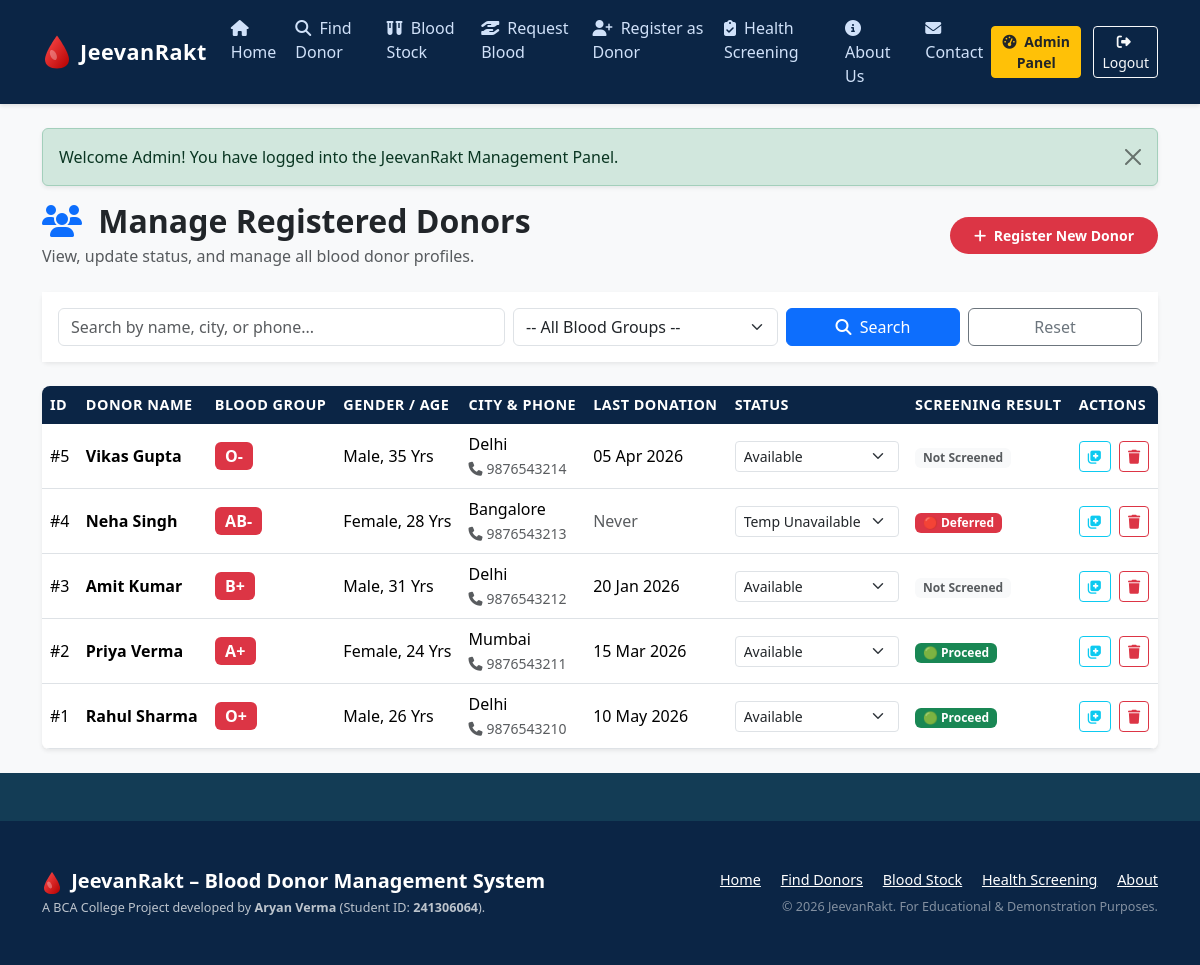
The page /admin/donors.php (signed in) on the database its author committed.
### tables this page shows
CREATE TABLE `donors` (
  `id` INT AUTO_INCREMENT PRIMARY KEY,
  `user_id` INT DEFAULT NULL,
  `name` VARCHAR(100) NOT NULL,
  `gender` ENUM('Male', 'Female', 'Other') NOT NULL,
  `age` INT NOT NULL,
  `blood_group` ENUM('A+', 'A-', 'B+', 'B-', 'AB+', 'AB-', 'O+', 'O-') NOT NULL,
  `phone` VARCHAR(15) NOT NULL UNIQUE,
  `email` VARCHAR(100) NOT NULL UNIQUE,
  `city` VARCHAR(50) NOT NULL,
  `address` TEXT NOT NULL,
  `last_donation_date` DATE DEFAULT NULL,
  `status` ENUM('Available', 'Temporarily Unavailable', 'Unavailable') DEFAULT 'Available',
  `created_at` TIMESTAMP DEFAULT CURRENT_TIMESTAMP,
  FOREIGN KEY (`user_id`) REFERENCES `users`(`id`) ON DELETE SET NULL
);

### admin/donors.php (the view, shortened to what this page needs)
<?php
require_once __DIR__ . '/../includes/header.php';
$search = sanitize_input($_GET['search'] ?? '');
$sql = "SELECT d.*,
        (SELECT screening_result FROM donor_screening WHERE donor_id = d.id ORDER BY id DESC LIMIT 1) AS screening_result
        FROM donors d WHERE 1=1";
$params = [];
$sql .= " ORDER BY d.id DESC";
try {
    $stmt = $pdo->prepare($sql);
    $stmt->execute($params);
    $donors = $stmt->fetchAll();
} catch (PDOException $e) {
    $donors = [];
}
?>
<div class="d-flex justify-content-between align-items-center mb-4">
    <div>
        <h2 class="fw-bold text-dark mb-1">
            <i class="fa-solid fa-users text-primary me-2"></i> Manage Registered Donors
        </h2>
        <p class="text-muted mb-0">View, update status, and manage all blood donor profiles.</p>
    </div>
    <a href="../register.php" class="btn btn-blood btn-sm" target="_blank">
        <i class="fa-solid fa-plus me-1"></i> Register New Donor
    </a>
</div>
<div class="card border-0 shadow-sm mb-4">
    <div class="card-body py-3 bg-white">
        <form action="donors.php" method="GET" class="row g-2 align-items-center">
            <div class="col-md-5">
                <input type="text" name="search" class="form-control" placeholder="Search by name, city, or phone..." value="<?= htmlspecialchars($search) ?>">
            </div>
            <div class="col-md-3">
                <select name="blood_group" class="form-select">
                    <option value="">-- All Blood Groups --</option>
                </select>
            </div>
            <div class="col-md-2">
                <button type="submit" class="btn btn-primary w-100"><i class="fa-solid fa-search me-1"></i> Search</button>
            </div>
            <div class="col-md-2">
                <a href="donors.php" class="btn btn-outline-secondary w-100">Reset</a>
            </div>
        </form>
    </div>
</div>
<div class="card border-0 shadow-sm">
    <div class="card-body p-0">
        <div class="table-responsive">
            <table class="table table-hover align-middle mb-0 custom-table">
                <thead>
                    <tr>
                        <th>ID</th>
                        <th>Donor Name</th>
                        <th>Blood Group</th>
                        <th>Gender / Age</th>
                        <th>City & Phone</th>
                        <th>Last Donation</th>
                        <th>Status</th>
                        <th>Screening Result</th>
                        <th>Actions</th>
                    </tr>
                </thead>
                <tbody>
                    <?php if (empty($donors)): ?>
                        <tr><td colspan="9" class="text-center py-4 text-muted">No donor records found.</td></tr>
                    <?php else: ?>
                        <?php foreach ($donors as $d): ?>
                            <tr>
                                <td>#<?= $d['id'] ?></td>
                                <td class="fw-bold"><?= htmlspecialchars($d['name']) ?></td>
                                <td><span class="badge bg-danger fs-6"><?= htmlspecialchars($d['blood_group']) ?></span></td>
                                <td><?= htmlspecialchars($d['gender']) ?>, <?= (int)$d['age'] ?> Yrs</td>
                                <td>
                                    <?= htmlspecialchars($d['city']) ?><br>
                                    <small class="text-muted"><i class="fa-solid fa-phone me-1"></i><?= htmlspecialchars($d['phone']) ?></small>
                                </td>
                                <td><?= $d['last_donation_date'] ? date('d M Y', strtotime($d['last_donation_date'])) : '<span class="text-muted">Never</span>' ?></td>
                                <td>
                                    <form action="donors.php" method="POST" class="d-inline">
                                        <select name="status" class="form-select form-select-sm" onchange="this.form.submit()">
                                            <option value="Available" <?= ($d['status'] === 'Available') ? 'selected' : '' ?>>Available</option>
                                            <option value="Temporarily Unavailable" <?= ($d['status'] === 'Temporarily Unavailable') ? 'selected' : '' ?>>Temp Unavailable</option>
                                        </select>
                                    </form>
                                </td>
                                <td>
                                    <?php
                                        $sc = $d['screening_result'] ?? 'None';
                                        if ($sc === 'Proceed to Screening') echo '<span class="badge bg-success">🟢 Proceed</span>';
                                        elseif ($sc === 'Medical Review Required') echo '<span class="badge bg-warning text-dark">🟡 Review</span>';
                                        elseif ($sc === 'Temporarily Deferred') echo '<span class="badge bg-danger">🔴 Deferred</span>';
                                        else echo '<span class="badge bg-light text-muted">Not Screened</span>';
                                    ?>
                                </td>
                                <td>
                                    <a href="donor-screening.php?donor_id=<?= $d['id'] ?>" class="btn btn-sm btn-outline-info me-1" title="View Screening Records">
                                        <i class="fa-solid fa-notes-medical"></i>
                                    </a>
                                    <a href="donors.php?action=delete&id=<?= $d['id'] ?>" class="btn btn-sm btn-outline-danger btn-delete-confirm" title="Delete Donor">
                                        <i class="fa-solid fa-trash"></i>
                                    </a>
                                </td>
                            </tr>
                        <?php endforeach; ?>
                    <?php endif; ?>
                </tbody>
            </table>
        </div>
    </div>
</div>
<?php require_once __DIR__ . '/../includes/footer.php'; ?>

### css/style.css (style rules this page uses)
:root { --primary-blue: #0b2545; --secondary-blue: #133c55; --light-blue-bg: #f0f7ff; --card-blue-bg: #e8f4f8; --blood-red: #dc3545; --blood-red-dark: #b02a37; --blood-red-light: #f8d7da; --text-dark: #212529; --text-muted: #6c757d; }
body { font-family: 'Segoe UI', system-ui, -apple-system, sans-serif; background-color: #f8f9fa; color: var(--text-dark); display: flex; flex-direction: column; min-height: 100vh; }
.btn-blood { background-color: var(--blood-red); color: #ffffff; border: none; font-weight: 600; border-radius: 20px; padding: 0.5rem 1.5rem; transition: all 0.2s ease; }
.custom-table { background-color: #ffffff; border-radius: 8px; overflow: hidden; box-shadow: 0 1px 3px rgba(0,0,0,0.05); }
.custom-table th { background-color: var(--primary-blue); color: #ffffff; font-weight: 600; font-size: 0.9rem; text-transform: uppercase; letter-spacing: 0.5px; border: none; }

### rows shown on the page
donors: id "5", name "Vikas Gupta", blood_group "O-", gender "Male", age "35", city "Delhi", phone "9876543214", last_donation_date "05 Apr 2026", status "Available", shows "Not Screened"
donors: id "4", name "Neha Singh", blood_group "AB-", gender "Female", age "28", city "Bangalore", phone "9876543213", shows "Never", status "Temp Unavailable", shows "🔴 Deferred"
donors: id "3", name "Amit Kumar", blood_group "B+", gender "Male", age "31", city "Delhi", phone "9876543212", last_donation_date "20 Jan 2026", status "Available", shows "Not Screened"
donors: id "2", name "Priya Verma", blood_group "A+", gender "Female", age "24", city "Mumbai", phone "9876543211", last_donation_date "15 Mar 2026", status "Available", shows "🟢 Proceed"
donors: id "1", name "Rahul Sharma", blood_group "O+", gender "Male", age "26", city "Delhi", phone "9876543210", last_donation_date "10 May 2026", status "Available", shows "🟢 Proceed"

### other values the page prints
$msg "Welcome Admin! You have logged into the JeevanRakt Management Panel."
